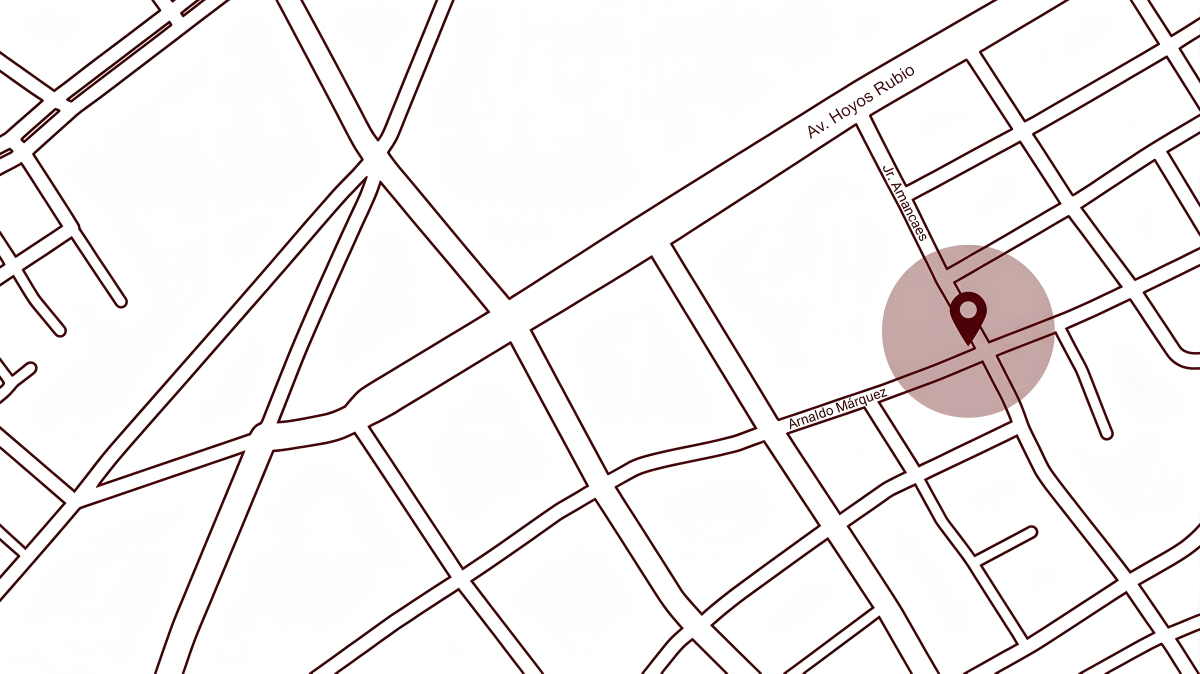
#> input picture src/assets/mapa-estudio.png, 2400 x 1347 px (shown at 1/2 size)
$ python -i preparar_fotos.py   (imports and definitions only)
#> lines starting #> are read from the running program, lines starting #| are printed output that depends on the picture
"""Prepara las fotos del estudio para la web (ADR 0011).

Para cada foto de docs/mantenimiento/seleccion.json (soporta JPG, PNG, WebP, AVIF, HEIC/HEIF de iPhone,
TIFF y BMP): la gira según su EXIF, la reduce a 2400 px en el lado más largo (nunca la agranda), la pasa a
sRGB, estampa el logo vertical centrado abajo (blanco o negro según contraste), la guarda como JPEG y BORRA
todos sus metadatos (EXIF, XMP, perfil de color, datos de Photoshop, comentarios). Luego verifica los
archivos escritos.

Uso (desde la raíz del repositorio; las originales viven fuera, en material/, que nunca se sube):
    python docs/mantenimiento/preparar_fotos.py --origen "material/Fotografías Arquitectura"
    python docs/mantenimiento/preparar_fotos.py --solo-verificar
Se puede correr otra vez cuando lleguen fotos nuevas: reescribe los archivos de la selección.
Requiere:  pip install pillow pillow-heif
"""
import argparse
import io
import json
import sys
from pathlib import Path

from PIL import Image, ImageCms, ImageOps, ImageStat

# [7 lines not run here, left out]

LADO_MAXIMO = 2400
CALIDAD = 88
RAIZ = Path(__file__).resolve().parent.parent.parent
DESTINO = RAIZ / "src" / "assets" / "proyectos"
SELECCION = Path(__file__).with_name("seleccion.json")
LOGO_MASCARA = Path(__file__).with_name("logo-v-mascara.png")
SRGB = ImageCms.createProfile("sRGB")


# [7 lines left out: function _luminancia_srgb, not called in this run]


def estampar_logo(img: Image.Image) -> Image.Image:
    """Coloca el logo vertical centrado abajo, eligiendo blanco o negro según mayor contraste."""
    if not LOGO_MASCARA.exists():
        raise FileNotFoundError(f"Falta la máscara del logo en {LOGO_MASCARA}")
    with Image.open(LOGO_MASCARA) as m:
        alfa = m.convert("RGBA").getchannel("A")
        alto_logo = max(48, round(min(img.width, img.height) * 0.068))
        ancho_logo = max(24, round(alto_logo * (m.width / m.height)))
        alfa = alfa.resize((ancho_logo, alto_logo), Image.Resampling.LANCZOS)

    margen_inf = max(24, round(img.height * 0.032))
    x = (img.width - ancho_logo) // 2
    y = max(0, img.height - alto_logo - margen_inf)

    recorte = img.crop((x, y, x + ancho_logo, y + alto_logo))
    media_rgb = ImageStat.Stat(recorte).mean[:3]
    l_fondo = _luminancia_srgb((media_rgb[0], media_rgb[1], media_rgb[2]))
    l_blanco = _luminancia_srgb((253, 253, 253))
    l_negro = _luminancia_srgb((26, 26, 26))
    c_blanco = (max(l_blanco, l_fondo) + 0.05) / (min(l_blanco, l_fondo) + 0.05)
    c_negro = (max(l_negro, l_fondo) + 0.05) / (min(l_negro, l_fondo) + 0.05)
    color = (253, 253, 253, 255) if c_blanco >= c_negro else (26, 26, 26, 255)

    capa_logo = Image.new("RGBA", (ancho_logo, alto_logo), color)
    capa_logo.putalpha(alfa)
    base = img.convert("RGBA")
    base.alpha_composite(capa_logo, (x, y))
    return base.convert("RGB")


# [96 lines left out: functions a_srgb, procesar, segmentos_prohibidos, verificar, main, not called in this run]


# [2 lines not run here, left out]

>>> import cv2
>>> picture = cv2.imread('../../src/assets/mapa-estudio.png', cv2.IMREAD_GRAYSCALE)
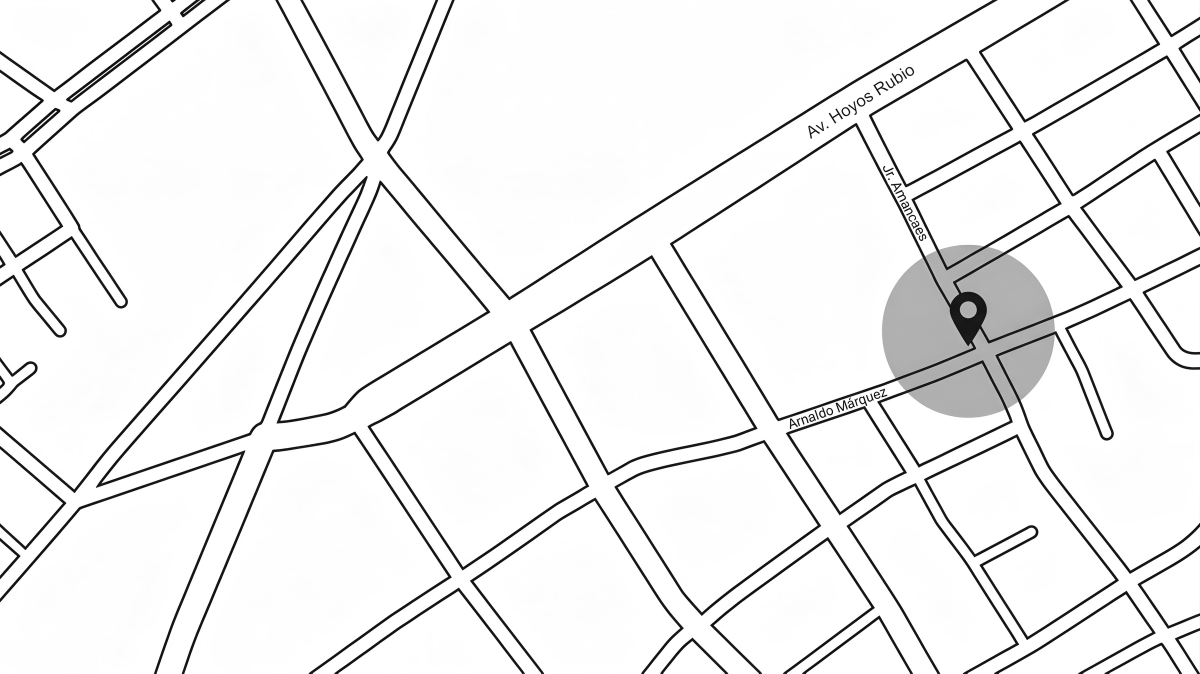
#> picture: shape (1347, 2400) (shown at 1/2 size); min 0, max 255, mean 239.5
#> (the run stopped early here; a loop or call above may not have finished)
